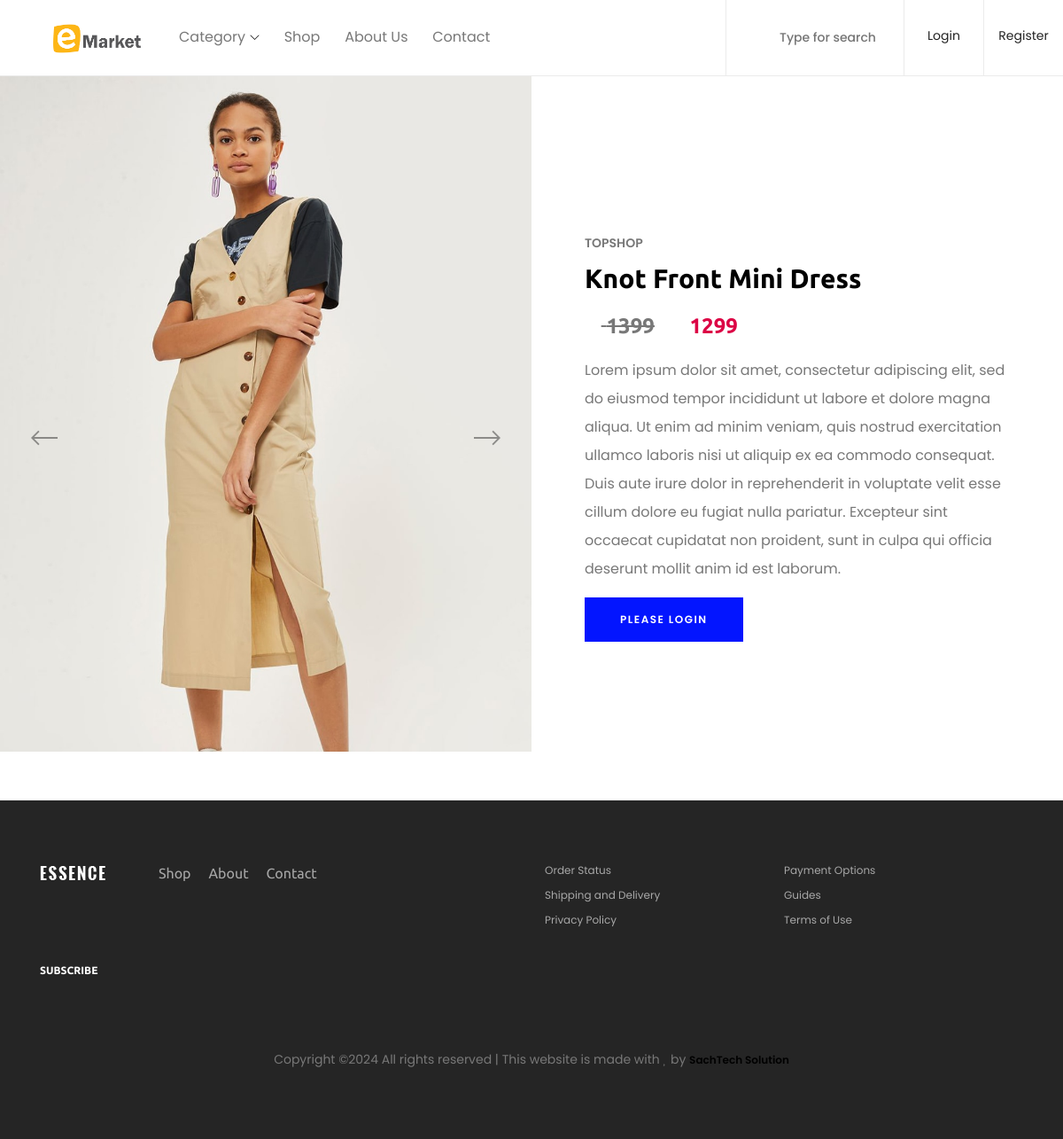
Screenshot of /single_product_detail?pro_id=7&pro_type=1&pro_cat=4 with the database file from the repository.
### emarket_app/models.py (models this page shows, shortened)
class product_info(models.Model):
    product_name = models.CharField(max_length=300)
    brand_name=models.ForeignKey(brand_type_form,on_delete=models.CASCADE)
    product_category=models.ForeignKey(product_category,on_delete=models.CASCADE)
    product_type=models.ForeignKey(product_type,null=True,on_delete=models.CASCADE)
    price=models.IntegerField()
    discount=models.IntegerField()
    description=models.TextField(max_length=500)
    product_img=models.ImageField(upload_to='product_image')
    color=models.CharField(max_length=100)

class brand_type_form(models.Model):
    name = models.CharField(max_length=200)
    brand_location = models.CharField(max_length=200)
    brand_description = models.TextField()
    brand_image = models.ImageField(upload_to = 'brand_image')
    def __str__(self):
        return str(self.name)

### emarket_app/views.py (the view)
# urls.py: path('single_product_detail',views.single_product_detail,name='single_product_detail'),
def single_product_detail(request):
    if 'pro_id' in request.GET:
        pro_id = request.GET['pro_id']
        single_product_data = product_info.objects.filter(id=pro_id).all()
        return render(request,'single_product_details.html',{'single_product_data':single_product_data,'pro_category':pro_category})
    return HttpResponse('dss')

### template/single_product_details.html (shortened to what this page needs)
{%extends 'navbar_footer.html'%}
{%load static %}
{% load mathfilters %}
{%block 'main_content'%}
    {%for single_data in single_product_data%}
    <section class="single_product_details_area d-flex align-items-center">
        <div class="single_product_thumb clearfix">
            <div class="product_thumbnail_slides owl-carousel">
                <img src="media/{{single_data.product_img}}" alt="">
            </div>
        </div>
        <div class="single_product_desc clearfix">
            <span>{{single_data.brand_name}}</span>
            <a href="cart.html">
                <h2>{{single_data.product_name}}</h2>
            </a>
            {%if single_data.discount == 0 %}
            <p class="product-price"></span><i class="fa fa-rupee"></i> {{single_data.price|sub:single_data.discount}}</p>
            {%else%}
            <p class="product-price"><span class="old-price"><i class="fa fa-rupee"></i> {{single_data.price}}</span><i class="fa fa-rupee"></i> {{single_data.price|sub:single_data.discount}}</p>
            {%endif%}
            <p class="product-desc">{{single_data.description}}</p>
            <form class="cart-form clearfix" method="post">
                <div class="cart-fav-box d-flex align-items-center">
                    {%if user.is_authenticated %}
                    <a   href='#' id='pro_id{{single_data.id}}' class="btn emarket-btn" onclick="add_to_cart_btn('{{single_data.id}}','{{single_data.product_name}}','{{single_data.product_type}}','{{single_data.product_category}}','{{single_data.price}}','{{single_data.brand_name}}','{{single_data.product_img}}','{{single_data.discount}}',this.id)">Add to cart</a>
                    {%else%}
                    <a href="{%url 'login_page' %}" class="btn emarket-btn">Please login</a>
                    {%endif%}
                    <div class="product-favourite ml-4">
                        {%if user.is_authenticated%}
                        <a href="#" class="favme fa fa-heart"></a>
                        {%else%}
                        <a href="{%url 'login_page'%}" class="favme fa fa-sign-in"></a>
                        {%endif%}
                    </div>
                </div>
            </form>
        </div>
    </section>
    {%endfor%}
    {%endblock%}

### static/css/core-style.css (style rules this page uses)
* { margin: 0; padding: 0; }
body { font-family: "Poppins", sans-serif; font-size: 14px; background-color: #ffffff; margin-top: 85px; }
h1, h2, h3, h4, h5, h6 { color: #000000; line-height: 1.3; font-weight: 700; font-family: "Ubuntu", sans-serif; }
p { color: #787878; font-size: 14px; line-height: 2; font-weight: 400; }
a { -webkit-transition: all 500ms ease 0s; transition: all 500ms ease 0s; text-decoration: none; outline: 0 solid transparent; color: #000000; font-weight: 600; font-size: 12px; }
img { height: auto; max-width: 100%; }
.emarket-btn { display: inline-block; min-width: 170px; height: 50px; color: #ffffff; border: none; border-radius: 0; padding: 0 40px; text-transform: uppercase; font-size: 12px; line-height: 50px; background-color: #0315ff; letter-spacing: 1.5px; font-weight: 600; }
.single_product_details_area { position: relative; z-index: 100; -ms-flex-wrap: wrap; flex-wrap: wrap; }
.single_product_details_area .single_product_thumb, .single_product_details_area .single_product_desc { -webkit-box-flex: 0; -ms-flex: 0 0 50%; flex: 0 0 50%; max-width: 50%; width: 50%; position: relative; z-index: 1; }
.single_product_details_area .product_thumbnail_slides { position: relative; z-index: 1; }
.single_product_details_area .single_product_desc { position: relative; z-index: 1; padding: 50px 5%; }
.single_product_details_area .single_product_desc span { font-size: 14px; text-transform: uppercase; font-weight: 600; color: #787878; margin-bottom: 10px; display: block; }
.single_product_details_area .single_product_desc a > h2 { font-size: 30px; display: block; margin-bottom: 10px; }
.single_product_details_area .single_product_desc .product-price { margin-bottom: 0; font-family: "Ubuntu", sans-serif; font-size: 24px; color: #dc0345; font-weight: 700; }
.single_product_details_area .single_product_desc .product-price span { display: inline-block; font-family: "Ubuntu", sans-serif; font-size: 24px; color: #787878; font-weight: 700; text-decoration: line-through; margin-right: 15px; }
.single_product_details_area .single_product_desc .product-desc { font-size: 16px; }
.single_product_details_area .single_product_desc .cart-fav-box .favme { cursor: pointer; color: #ccc; font-size: 24px; }

### rows the page displays
product_info: product_img (picture), brand_name "TOPSHOP", product_name "Knot Front Mini Dress", price "1399", price|sub "1299", description "Lorem ipsum dolor sit amet, consectetur adipiscing elit, sed do eiusmod tempor incididunt ut labore et dolore magna aliqua. Ut enim ad minim veniam, quis nostrud exercitation ullamco laboris nisi ut aliquip ex ea commodo consequat. Duis aute irure dolor in reprehenderit in voluptate velit esse cillum dolore eu fugiat nulla pariatur. Excepteur sint occaecat cupidatat non proident, sunt in culpa qui officia deserunt mollit anim id est laborum."
